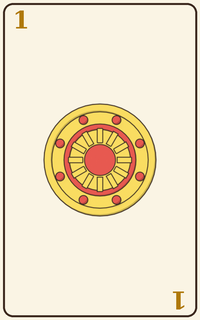
#> input picture mods/cards/c1.png, 200 x 320 px; its folder holds only this picture in this run
$ python make_card_icons.py
#> lines starting #> are read from the running program, lines starting #| are printed output that depends on the picture; after the words box and inside, x2 and y2 are one past the last pixel; in counts of white or black regions, pixels touching at a corner belong together
# The bag's pictures of mods/cards' forty cards as items: each classic face
# (mods/cards/c<n>.png, from tools/make_cards.py) taken down to a card 20 by
# 32 in the middle of a clear 32 square, its corners cut round and framed
# dark, as assets/textures/cards_<value>_of_<suit>.png -- the name the bag asks for.
#
#   python3 tools/make_card_icons.py
#
# n = suit * 10 + value, suits coins, cups, swords, clubs (denari, coppe,
# spade, bastoni), values 1..7, jack 8, knight 9, king 10: the item names
# mods/cards registers.
import os

from PIL import Image, ImageDraw

ROOT = os.path.join(os.path.dirname(os.path.abspath(__file__)), "..")
MOD = os.path.join(ROOT, "mods", "cards")
OUT = os.path.join(ROOT, "assets", "textures")

SUITS = ["coins", "cups", "swords", "clubs"]
VALUES = ["ace", "two", "three", "four", "five", "six", "seven", "jack", "knight", "king"]
S, W, H = 32, 20, 32   # the tile, and the card in it
K = 8                  # the rounded corners drawn at K times, then taken down


def icon(n):
#> called with n = 1
    face = Image.open(os.path.join(MOD, f"c{n}.png")).convert("RGBA").resize((W, H), Image.LANCZOS)
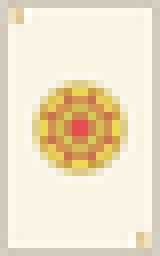
#> face: PIL image 20x32 RGBA (shown 8 times larger); mean R, G, B, A 238, 225.1, 198.6, 255
    mask = Image.new("L", (W * K, H * K), 0)
#> mask: PIL image 160x256 L; every value is 0
    ImageDraw.Draw(mask).rounded_rectangle((0, 0, W * K - 1, H * K - 1), radius=2 * K, fill=255)
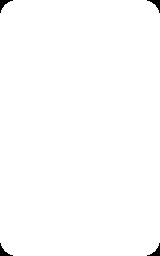
#> mask: PIL image 160x256 L; 99.4% white; 4 black regions, box (x1, y1, x2, y2) and area: (0, 0, 13, 13) 61, (147, 0, 160, 13) 61, (0, 243, 13, 256) 61, (147, 243, 160, 256) 61
    face.putalpha(mask.resize((W, H), Image.LANCZOS))
    # the face's own dark frame is too thin to last the taking down
    ImageDraw.Draw(face).rounded_rectangle((0, 0, W - 1, H - 1), radius=2, outline=(70, 50, 30, 255))
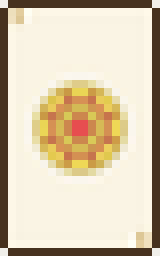
#> face: PIL image 20x32 RGBA (shown 8 times larger); mean R, G, B, A 217.1, 202.3, 175.1, 253.9; transparent parts drawn white
    out = Image.new("RGBA", (S, S), (0, 0, 0, 0))
#> out: PIL image 32x32 RGBA; every value is 0
    out.paste(face, ((S - W) // 2, (S - H) // 2), face)
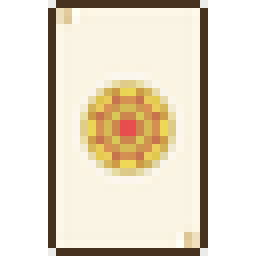
#> out: PIL image 32x32 RGBA (shown 8 times larger); mean R, G, B, A 135.1, 125.9, 108.9, 158.5; transparent parts drawn white
    return out


if __name__ == "__main__":
    for s, suit in enumerate(SUITS):
        for v, value in enumerate(VALUES):
#> (the run stopped early here; a loop or call above may not have finished)
